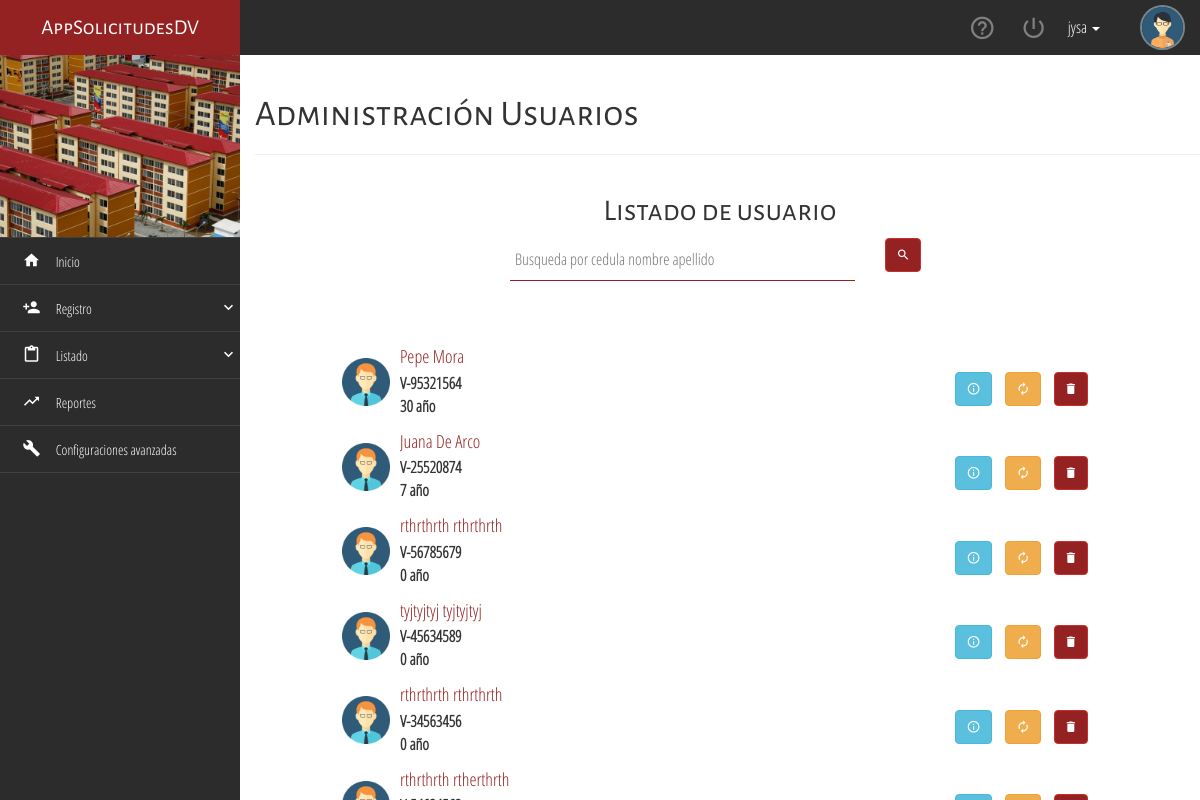
The app's page /usuario/ (signed in) with its own data.
### usuario/models.py (models this page shows, shortened)
class Usuario(AbstractBaseUser, PermissionsMixin):
    username = models.CharField(_('username'),
                                max_length=40, null=False, unique=True)
    tipo_cedula = models.CharField(max_length=1, choices=(('V', 'V'), ('E', 'E')))
    cedula = models.CharField(unique=True, blank=True, null=True, max_length=8)
    nombre = models.CharField(max_length=60)
    apellido = models.CharField(max_length=60)
    telefono = models.CharField(blank=True, null=True, max_length=11)
    fecha_nacimiento = models.DateField(null=True, blank=True)
    correo = models.EmailField(blank=True, null=True)
    direccion = models.CharField(max_length=9999, blank=True, null=True)
    is_active = models.BooleanField(_('active'), default=True)
    is_staff = models.BooleanField(_('staff status'), default=False)
    is_superuser = models.BooleanField(_('superuser status'), default=False)
    date_joined = models.DateTimeField(_('date joined'), default=timezone.now)
    created_at = models.DateTimeField(auto_now_add=True)
    updated_at = models.DateTimeField(auto_now=True)
    objects = UsuarioManager()
    USERNAME_FIELD = 'username'
    def get_full_name(self):
        return '{} {}'.format(self.nombre, self.apellido)
    def edad(self):
        if self.fecha_nacimiento:
            return int((datetime.datetime.now().date() - self.fecha_nacimiento).days / 365.25)
        return 0
    def ci(self):
        return '{}-{}'.format(self.tipo_cedula, self.cedula)

### usuario/views.py (the view)
class UsuarioListView(LoginRequiredMixin, ListView):
    model = models.Usuario
    paginate_by = settings.PAGINATE
    def get_context_data(self, **kwargs):
        context = super(UsuarioListView, self).get_context_data(**kwargs)
        q = self.request.GET.get('q')
        result = None
        if q:
            result = self.model.objects.filter(
                Q(cedula__contains=q) | Q(
                    nombre__contains=q) | Q(apellido__contains=q)
            ).exclude(username=self.request.user.username).order_by('-created_at')
        else:
            result = self.model.objects.all().exclude(
                username=self.request.user.username).order_by('-created_at')
        paginator = Paginator(result, self.paginate_by)
        page = self.request.GET.get('page')
        try:
            object_list = paginator.page(page)
        except PageNotAnInteger:
            object_list = paginator.page(1)
        except EmptyPage:
            object_list = paginator.page(paginator.num_pages)
        context['object_list'] = object_list
        return context

### templates/usuario/usuario_list.html (shortened to what this page needs)
{% extends "base.html" %}
{% load static %}
{% block title_page %}Administración Usuarios{% endblock %}
{% block context%}
<div class="container-fluid">
    <h2 class="text-center all-tittles">Listado de usuario</h2>
    <div class="row">
        <div class="col-sm-6 col-sm-offset-3">
            <form action="" method="get">
                <div class="col-sm-10 col-xs-10">
                    <div class="group-material">
                        <input type="search" name="q" class="material-control tooltips-general" placeholder="Busqueda por cedula nombre apellido" data-toggle="tooltip" data-placement="top" title="Aqui Podemos realizar una busqueda por cedula nombre o apellido" value="{{ request.GET.q }}" autocomplete="off">
                        <span class="highlight"></span>
                    </div>
                </div>
                <div class="col-sm-2 col-xs-2">
                    <button type="submit" class="btn btn-danger btn-default tooltips-general" data-toggle="tooltip" data-placement="top" title="Busqueda por cedula nombre o apellido">
                        <i class="zmdi zmdi-search"></i>
                    </button>
                    <br><br><br><br>
                </div>
            </form>
        </div>
        <div class="col-sm-10 col-sm-offset-1">
            {% for object in object_list %}
            <div class="media media-hover">
                <div class="media-left media-middle">
                    <a href="{% url 'usuario:detail' object.pk %}" class="tooltips-general" data-toggle="tooltip" data-placement="right" title="Más información de {{ object.get_full_name }}">
                        <img class="media-object" src="{% static 'assets/img/user02.png' %}" alt="Libro" width="48" height="48">
                    </a>
                </div>
                <div class="media-body">
                    <a href="{% url 'usuario:detail' object.pk %}">
                        <h4 class="media-heading">{{ object.get_full_name }}</h4>
                    </a>
                    <div class="pull-left">
                        <strong>{{ object.ci }}<br>
                        <strong>{{ object.edad }} año<br>
                    </div>
                    <p class="text-center pull-right">
                        <a href="{% url 'usuario:detail' object.pk %}" class="btn btn-info btn-default tooltips-general" style="margin-right: 10px;" data-toggle="tooltip" data-placement="left" title="Más información de {{ object.get_full_name }}">
                            <i class="zmdi zmdi-info-outline"></i>
                        </a>
                        <a href="{% url 'usuario:update' object.pk %}" class="btn btn-warning btn-default tooltips-general" style="margin-right: 10px;" data-toggle="tooltip" data-placement="left" title="Actualizar Datos De {{ object.get_full_name }}">
                            <i class="zmdi zmdi-refresh"></i>
                        </a>
                        <a href="{% url 'usuario:delete' object.pk %}" class="btn btn-danger btn-default tooltips-general" style="margin-right: 10px;" data-toggle="tooltip" data-placement="left" title="Eliminar a {{ object.get_full_name }}">
                            <i class="zmdi zmdi-delete"></i>
                        </a>
                    </p>
                </div>
            </div>
            {% endfor %}
           <br>
        </div>
    </div>
</div>
{% endblock %}

### templates/base.html (shortened to what this page needs)
{% load static %}
<!DOCTYPE html>
<html lang="en">
<head>
	<link rel="stylesheet" href="{% static 'css/sweet-alert.css' %}">
	<link rel="stylesheet" href="{% static 'css/material-design-iconic-font.min.css' %}">
	<link rel="stylesheet" href="{% static 'css/normalize.css' %}">
	<link rel="stylesheet" href="{% static 'css/bootstrap.min.css' %}">
	<link rel="stylesheet" href="{% static 'css/jquery.mCustomScrollbar.css' %}">
	<link rel="stylesheet" href="{% static 'css/style.css' %}">
</head>
<body>
	<div class="navbar-lateral full-reset">
		<div class="full-reset container-menu-movile custom-scroll-containers">
			<div class="logo full-reset all-tittles">
				AppSolicitudesDV
			</div>
			<div class="full-reset" style="background-color:#2B3D51; padding: 0px 0; color:#fff;">
				<figure>
					<img class="" src="{% static 'assets/img/a.jpg'%}" style="width: 100%;">
				</figure>
			</div>
			<div class="full-reset nav-lateral-list-menu">
				<ul class="list-unstyled">
					<li>
						<a href="{% url 'inicio' %}">
							<i class="zmdi zmdi-home zmdi-hc-fw"></i>
							&nbsp;&nbsp; Inicio
						</a>
					</li>
					<li>
						<div class="dropdown-menu-button">
							<i class="zmdi zmdi-account-add zmdi-hc-fw"></i>
							&nbsp;&nbsp; Registro
							<i class="zmdi zmdi-chevron-down pull-right zmdi-hc-fw"></i>
						</div>
					</li>
					<li>
						<div class="dropdown-menu-button">
							<i class="zmdi zmdi-assignment-o zmdi-hc-fw"></i>
							&nbsp;&nbsp; Listado
							<i class="zmdi zmdi-chevron-down pull-right zmdi-hc-fw"></i>
						</div>
					</li>
					<li>
						<a href="report.html">
							<i class="zmdi zmdi-trending-up zmdi-hc-fw"></i>
							&nbsp;&nbsp; Reportes
						</a>
					</li>
					<li>
						<a href="advancesettings.html">
							<i class="zmdi zmdi-wrench zmdi-hc-fw"></i>
							&nbsp;&nbsp; Configuraciones avanzadas
						</a>
					</li>
				</ul>
			</div>
		</div>
	</div>
	<div class="content-page-container full-reset custom-scroll-containers">
		<nav class="navbar-user-top full-reset">
			<ul class="list-unstyled full-reset">
				<figure>
					<img src="{% static 'assets/img/user01.png'%}" alt="user-picture" class="img-responsive img-circle center-box">
				</figure>
				<li class="dropdown">
					<a href="#" class="dropdown-toggle menu" data-toggle="dropdown" style="color: #fff;">
						{{ request.user.username }}
						<b class="caret"></b>
					</a>
				</li>
				<li class="tooltips-general exit-system-button" data-href="{% url 'logout' %}" data-placement="bottom" title="Cerrar Sesión">
					<i class="zmdi zmdi-power"></i>
				</li>
				<li class="tooltips-general btn-help" data-placement="bottom" title="Ayuda">
					<i class="zmdi zmdi-help-outline zmdi-hc-fw"></i>
				</li>
			</ul>
		</nav>
		<div class="container">
			<div class="page-header">
				<h1 class="all-tittles">{% block title_page %}{% endblock %}</h1>
			</div>
		</div>
		{% block context %}
		{% endblock %}
	</div>
</body>
</html>

### static/css/style.css (style rules this page uses)
html, body { height: 100%; margin: 0; padding: 0; width: 100%; font-size: 16px; font-family: "Parrafos" !important; background-color: #fff; }
.media-hover { padding: 7px; border-radius: 4px; }
.all-tittles { font-family: "Titulos" !important; }
.center-box { margin: 0 auto; }
.full-reset { margin: 0; padding: 0; width: 100%; }
.navbar-user-top { background-color: #2c2c2c; height: 55px; position: relative; top: 0; left: 0; z-index: 7; }
.navbar-user-top > ul { height: 55px; padding: 0 15px; margin: 0; }
.navbar-user-top > ul > li { display: inline-block; float: right; color: rgba(255,255,255,.4); height: 55px; margin: 0 12px; text-align: center; cursor: pointer; line-height: 55px; }
.navbar-user-top > ul > li > i { font-size: 27px; line-height: 55px; }
.navbar-user-top > ul > figure > img { width: 45px; float: right; height: 45px; border: 2px solid #728890; margin-top: 5px; }
.navbar-lateral { width: 20%; height: 100%; position: absolute; top: 0; left: 0; z-index: 1; }
.container-menu-movile { background-color: #2c2c2c; height: 100% !important; }
.logo { height: 55px; line-height: 55px; background-color: #942223; color: #fff; text-align: center; font-size: 21px; overflow: hidden; }
.content-page-container { height: 100%; position: absolute; top: 0; right: 0; z-index: 1; width: 80%; background-color: #fff; }
.nav-lateral-list-menu ul li { margin: 0; padding: 0; display: block; }
.nav-lateral-list-menu ul li a, .nav-lateral-list-menu ul li div { width: 100%; min-height: 45px; line-height: 45px; display: block; padding: 0; padding-left: 20px; font-size: 14px; text-decoration: none; color: #fff; border-bottom: 1px solid rgba(230,233,238,.1); transition: .3s all ease-in-out; -moz-transition: .3s all ease-in-out; -ms-transition: .3s all ease-in-out; -webkit-transition: .3s all ease-in-out; }
.nav-lateral-list-menu i { font-size: 18px; line-height: 45px; }
.nav-lateral-list-menu ul li:first-child { border-top: 1px solid rgba(230,233,238,.1); }
.nav-lateral-list-menu ul li div { cursor: pointer; }
.group-material { position:relative; margin-bottom:45px; }
input.material-control, select.material-control { font-size:16px; padding:10px 10px 10px 5px; display:block; width:100%; border:none; border-bottom:1px solid #942223; }
.highlight { position:absolute; height:60%; width:100px; top:25%; left:0; pointer-events:none; opacity:0.5; }
.btn-danger { background-color: #942223; border-color: #c9302c; }
@media (min-width: 1200px) { .navbar-lateral { display: inherit !important; } }

### templates/base.html (style rules this page uses)
a { color: #942223; text-decoration: none; }

### records on screen
Usuario: user.username "jysa"
Usuario: get_full_name "Pepe Mora", ci "V-95321564", edad "30"
Usuario: get_full_name "Juana De Arco", ci "V-25520874", edad "7"
Usuario: get_full_name "rthrthrth rthrthrth", ci "V-56785679", edad "0"
Usuario: get_full_name "tyjtyjtyj tyjtyjtyj", ci "V-45634589", edad "0"
Usuario: get_full_name "rthrthrth rthrthrth", ci "V-34563456", edad "0"
Usuario: get_full_name "rthrthrth rtherthrth"
